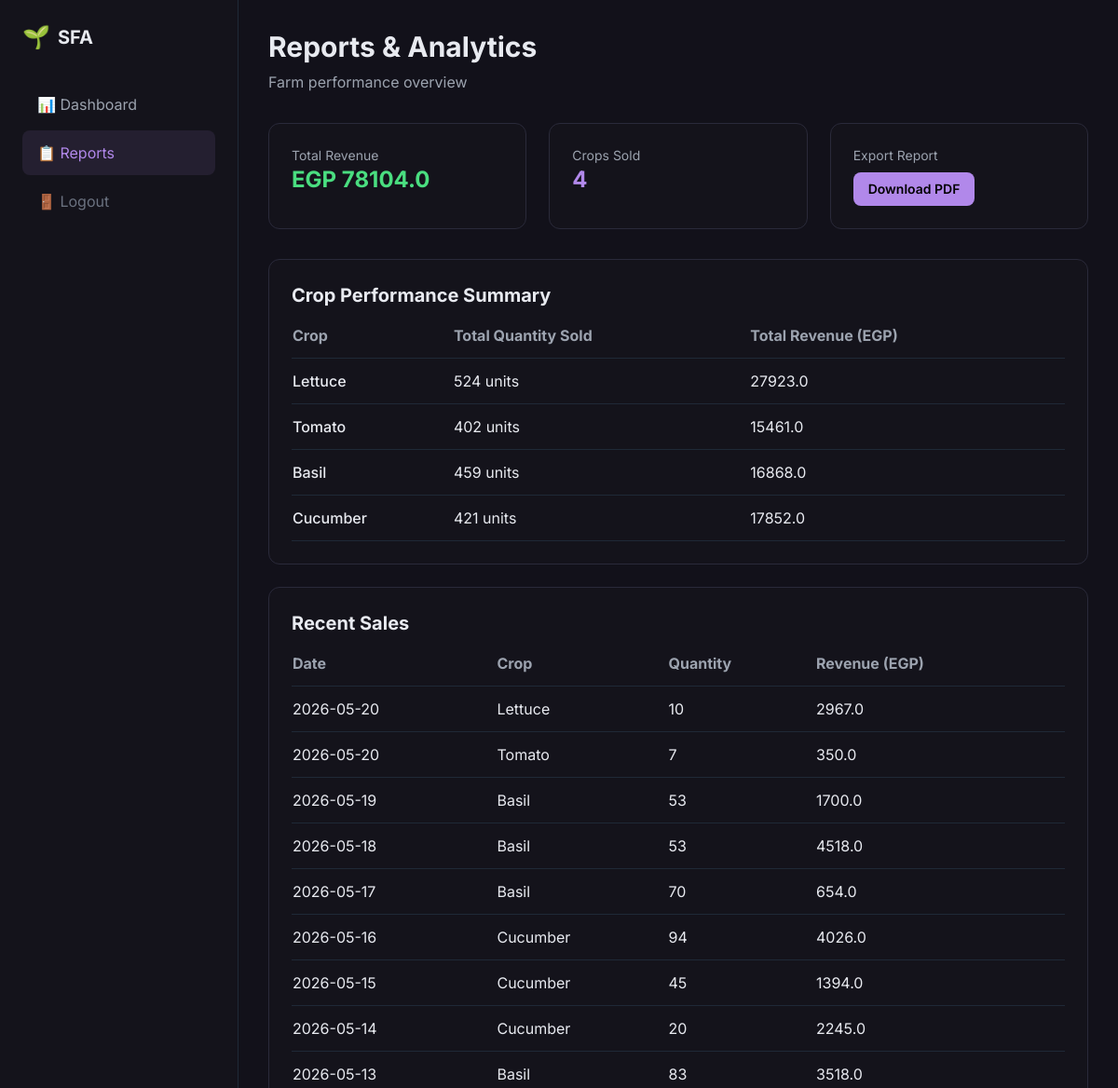
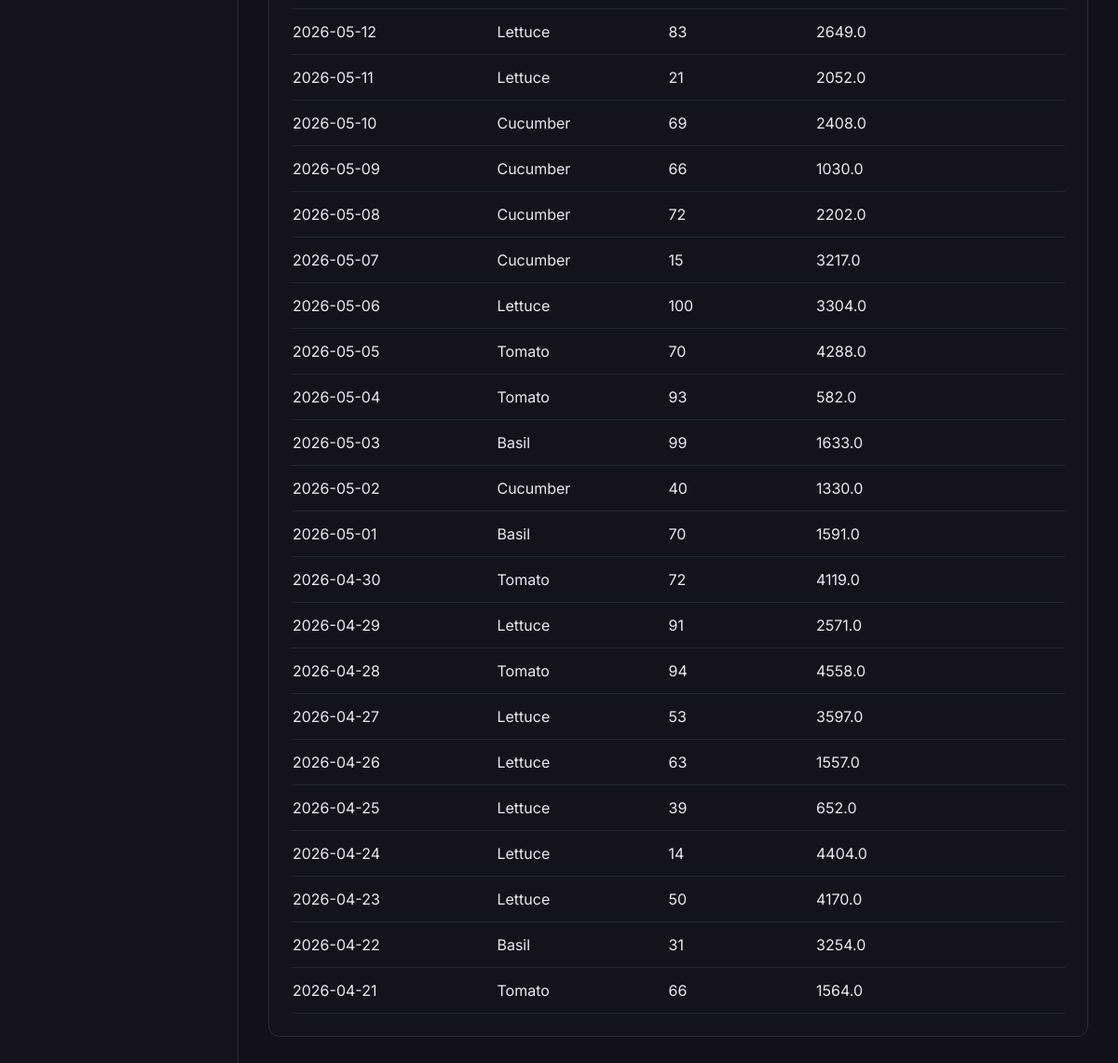
Screenshot of /reports (signed in) with the database file from the repository (2 pictures, top to bottom).
### app.py (models this page shows)
class SaleRecord(db.Model):
    id = db.Column(db.Integer, primary_key=True)
    crop_name = db.Column(db.String(100))
    quantity_sold = db.Column(db.Integer)
    revenue = db.Column(db.Float)
    sale_date = db.Column(db.DateTime, default=datetime.utcnow)
    farm_id = db.Column(db.Integer, db.ForeignKey('farm.id'))

### app.py (the view)
@app.route('/reports')
@login_required
def reports():
    farm = Farm.query.get(current_user.farm_id)
    sales = SaleRecord.query.filter_by(farm_id=farm.id).order_by(SaleRecord.sale_date.desc()).all()
    total_revenue = sum([s.revenue for s in sales])
    total_crops_sold = len(set([s.crop_name for s in sales]))
    crop_summary = {}
    for sale in sales:
        if sale.crop_name not in crop_summary:
            crop_summary[sale.crop_name] = {'quantity': 0, 'revenue': 0}
        crop_summary[sale.crop_name]['quantity'] += sale.quantity_sold
        crop_summary[sale.crop_name]['revenue'] += sale.revenue
    return render_template('reports.html',
                         sales=sales[:50],
                         total_revenue=total_revenue,
                         total_crops_sold=total_crops_sold,
                         crop_summary=crop_summary)

### app.py (called while the page is built)
@login_manager.user_loader
def load_user(user_id):
    return User.query.get(int(user_id))

    @property
    def is_authenticated(self):
        return True

### templates/reports.html (shortened to what this page needs)
<!DOCTYPE html>
<html lang="en">
<head>
    <script src="https://cdn.tailwindcss.com"></script>
</head>
<body class="bg-[#12111a] text-[#E8EAF0]">
    <div class="w-64 bg-[#14131b] border-r border-gray-800 fixed left-0 top-0 h-full">
        <div class="p-6">
            <div class="flex items-center gap-2 mb-8">
                <span class="text-2xl">🌱</span>
                <span class="font-bold text-xl">SFA</span>
            </div>
            <nav class="space-y-1">
                <a href="/dashboard" class="flex items-center gap-3 px-4 py-3 rounded-lg text-gray-400 hover:bg-gray-800">📊 Dashboard</a>
                <a href="/reports" class="flex items-center gap-3 px-4 py-3 rounded-lg bg-[#b188ea]/10 text-[#b188ea]">📋 Reports</a>
                <a href="/logout" class="flex items-center gap-3 px-4 py-3 rounded-lg text-gray-500 hover:bg-gray-800 mt-10">🚪 Logout</a>
            </nav>
        </div>
    </div>
    <div class="ml-64 p-8">
        <h1 class="text-3xl font-bold mb-2">Reports & Analytics</h1>
        <p class="text-gray-400 mb-8">Farm performance overview</p>
        <div class="grid grid-cols-1 md:grid-cols-3 gap-6 mb-8">
            <div class="card rounded-xl p-6">
                <div class="text-gray-400 text-sm">Total Revenue</div>
                <div class="text-2xl font-bold text-green-400">EGP {{ total_revenue }}</div>
            </div>
            <div class="card rounded-xl p-6">
                <div class="text-gray-400 text-sm">Crops Sold</div>
                <div class="text-2xl font-bold text-[#b188ea]">{{ total_crops_sold }}</div>
            </div>
            <div class="card rounded-xl p-6">
                <div class="text-gray-400 text-sm">Export Report</div>
                <button onclick="alert('PDF download - Coming soon')" class="bg-[#b188ea] text-black px-4 py-2 rounded-lg text-sm font-semibold mt-2">Download PDF</button>
            </div>
        </div>
        <div class="card rounded-xl p-6">
            <h2 class="text-xl font-bold mb-4">Crop Performance Summary</h2>
            <div class="overflow-x-auto">
                <table class="w-full">
                    <thead class="border-b border-gray-800">
                        <tr class="text-left text-gray-400">
                            <th class="pb-3">Crop</th>
                            <th class="pb-3">Total Quantity Sold</th>
                            <th class="pb-3">Total Revenue (EGP)</th>
                        </tr>
                    </thead>
                    <tbody>
                        {% for crop_name, data in crop_summary.items() %}
                        <tr class="border-b border-gray-800">
                            <td class="py-3 font-medium">{{ crop_name }}</td>
                            <td class="py-3">{{ data.quantity }} units</td>
                            <td class="py-3">{{ data.revenue }}</td>
                        </tr>
                        {% endfor %}
                    </tbody>
                 </table>
            </div>
        </div>
        <div class="card rounded-xl p-6 mt-6">
            <h2 class="text-xl font-bold mb-4">Recent Sales</h2>
            <div class="overflow-x-auto">
                <table class="w-full">
                    <thead class="border-b border-gray-800">
                        <tr class="text-left text-gray-400">
                            <th class="pb-3">Date</th>
                            <th class="pb-3">Crop</th>
                            <th class="pb-3">Quantity</th>
                            <th class="pb-3">Revenue (EGP)</th>
                        </tr>
                    </thead>
                    <tbody>
                        {% for sale in sales %}
                        <tr class="border-b border-gray-800">
                            <td class="py-3">{{ sale.sale_date.strftime('%Y-%m-%d') }}</td>
                            <td class="py-3">{{ sale.crop_name }}</td>
                            <td class="py-3">{{ sale.quantity_sold }}</td>
                            <td class="py-3">{{ sale.revenue }}</td>
                        </tr>
                        {% endfor %}
                    </tbody>
                 </table>
            </div>
        </div>
    </div>
</body>
</html>

### templates/reports.html (style rules this page uses)
* { font-family: 'Inter', sans-serif; }
body { background: #12111a; }
.card { background: #14131b; border: 1px solid #2a2a3a; }

### rows the page displays
SaleRecord: crop_name "Lettuce", quantity "524", revenue "27923.0", sale_date "2026-05-20", quantity_sold "10", revenue "2967.0"
SaleRecord: crop_name "Tomato", quantity "402", revenue "15461.0", sale_date "2026-05-20", quantity_sold "7", revenue "350.0"
SaleRecord: crop_name "Basil", quantity "459", revenue "16868.0", sale_date "2026-05-19", quantity_sold "53", revenue "1700.0"
SaleRecord: crop_name "Cucumber", quantity "421", revenue "17852.0", sale_date "2026-05-16", quantity_sold "94", revenue "4026.0"
SaleRecord: sale_date "2026-05-18", crop_name "Basil", quantity_sold "53", revenue "4518.0"
SaleRecord: sale_date "2026-05-17", crop_name "Basil", quantity_sold "70", revenue "654.0"
SaleRecord: sale_date "2026-05-15", crop_name "Cucumber", quantity_sold "45", revenue "1394.0"
SaleRecord: sale_date "2026-05-14", crop_name "Cucumber", quantity_sold "20", revenue "2245.0"
SaleRecord: sale_date "2026-05-13", crop_name "Basil", quantity_sold "83", revenue "3518.0"
SaleRecord: sale_date "2026-05-12", crop_name "Lettuce", quantity_sold "83", revenue "2649.0"
SaleRecord: sale_date "2026-05-11", crop_name "Lettuce", quantity_sold "21", revenue "2052.0"
SaleRecord: sale_date "2026-05-10", crop_name "Cucumber", quantity_sold "69", revenue "2408.0"
SaleRecord: sale_date "2026-05-09", crop_name "Cucumber", quantity_sold "66", revenue "1030.0"
SaleRecord: sale_date "2026-05-08", crop_name "Cucumber", quantity_sold "72", revenue "2202.0"
SaleRecord: sale_date "2026-05-07", crop_name "Cucumber", quantity_sold "15", revenue "3217.0"
SaleRecord: sale_date "2026-05-06", crop_name "Lettuce", quantity_sold "100", revenue "3304.0"
SaleRecord: sale_date "2026-05-05", crop_name "Tomato", quantity_sold "70", revenue "4288.0"
SaleRecord: sale_date "2026-05-04", crop_name "Tomato", quantity_sold "93", revenue "582.0"
SaleRecord: sale_date "2026-05-03", crop_name "Basil", quantity_sold "99", revenue "1633.0"
SaleRecord: sale_date "2026-05-02", crop_name "Cucumber", quantity_sold "40", revenue "1330.0"
SaleRecord: sale_date "2026-05-01", crop_name "Basil", quantity_sold "70", revenue "1591.0"
SaleRecord: sale_date "2026-04-30", crop_name "Tomato", quantity_sold "72", revenue "4119.0"
SaleRecord: sale_date "2026-04-29", crop_name "Lettuce", quantity_sold "91", revenue "2571.0"
SaleRecord: sale_date "2026-04-28", crop_name "Tomato", quantity_sold "94", revenue "4558.0"
SaleRecord: sale_date "2026-04-27", crop_name "Lettuce", quantity_sold "53", revenue "3597.0"
SaleRecord: sale_date "2026-04-26", crop_name "Lettuce", quantity_sold "63", revenue "1557.0"
SaleRecord: sale_date "2026-04-25", crop_name "Lettuce", quantity_sold "39", revenue "652.0"
SaleRecord: sale_date "2026-04-24", crop_name "Lettuce", quantity_sold "14", revenue "4404.0"
SaleRecord: sale_date "2026-04-23", crop_name "Lettuce", quantity_sold "50", revenue "4170.0"
SaleRecord: sale_date "2026-04-22", crop_name "Basil", quantity_sold "31", revenue "3254.0"
SaleRecord: sale_date "2026-04-21", crop_name "Tomato", quantity_sold "66", revenue "1564.0"

### other values shown
{{ total_revenue }} "78104.0"
{{ total_crops_sold }} "4"
